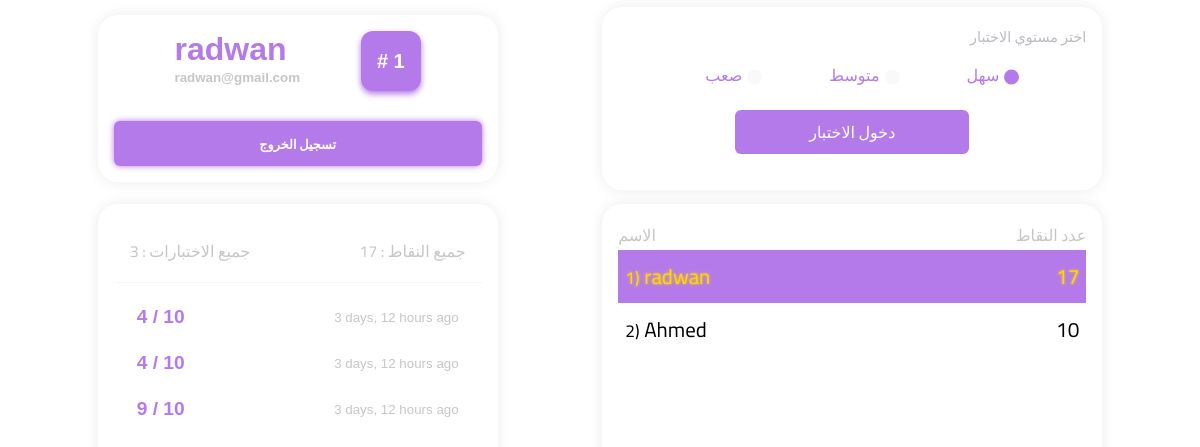
/profile/ (signed in), run on the app's committed database.
### app/models.py (models this page shows, shortened)
class Exam (models.Model) :
    user = models.ForeignKey(User,related_name='user_exam',on_delete=models.CASCADE)
    date = models.DateTimeField(auto_now_add=True)
    total_points = models.CharField(null=True,blank=True,max_length=100)

### app/views.py (the view)
# urls.py: path('profile/',views.profile,name='profile'),
@login_required
def profile (request) :
    ex = Exam.objects.filter(user=request.user).order_by('-date')
    l = Leaderboard.objects.get(user=request.user)
    context = {
        'exams':ex,
        'points':l.points,
        'rank':l.rank,
    }
    return render(request,'profile.html',context)

### templates/profile.html (shortened to what this page needs)
{% load static %}
<!DOCTYPE html>
<html lang="en">
<head>
    <link rel="stylesheet" href="{% static 'css/profie.css' %}">
</head>
<body>
    <div class="up">
        <div class="profile">
            <div class="data">
                <div class="l">
                    <h1>{{ request.user }}</h1>
                    <small>{{ request.user.email }}</small>
                </div>
                <div class="r">
                    <div class="b">
                        {% if rank == 'None' %}
                            <p># 0</p>
                        {% else %}
                            <p> # {{ rank }}</p>
                        {% endif %}
                    </div>
                </div>
            </div>
            <div class="btns">
                <a href="{% url 'logout' %}" style="width: 100%;">تسجيل الخروج</a>
            </div>
        </div>
        <div class="enterExam">
            <p>اختر مستوي الاختبار</p>
            <div class="levels">
                <div class="level on" id="easy">
                    <p>سهل</p>
                </div>
                <div class="level" id="med">
                    <p>متوسط</p>
                </div>
                <div class="level" id="hard">
                    <p>صعب</p>
                </div>
            </div>
            <a href="/exam/easy/" class="enter">دخول الاختبار</a>
        </div>
    </div>
    <div class="down">
        <div class="exams">
            <div class="bar">
                <p>جميع الاختبارات : {{ exams.count }}</p>
                <p>جميع النقاط : {{ points }}</p>
            </div>
            <div class="all">
                {% for exam in exams %}
                    <div class="e">
                        <p>{{ exam.total_points }}</p>
                        <small>{{ exam.date|timesince  }} ago</small>
                    </div>
                {% endfor %}
            </div>
        </div>
        <div class="board">
            <div class="top"><p>الاسم</p><p>عدد النقاط</p></div>
            <div class="users">
            </div>
        </div>
    </div>
</body>
</html>

### static/css/profie.css (style rules this page uses)
:root { --var-main-color : #B57AE9; --var-secend-color : #7A81E9; --var-grey-color : #BDB9C1; --var-input-color : #F2EEEE; --var-font:'Cairo',sans-serif; }
* { padding: 0; margin: 0; box-sizing: border-box; }
.up { position: relative; width: 100%; height: auto; display: flex; flex-wrap: wrap; justify-content: space-evenly; align-items: center; }
.profile { width: 400px; height: 100%; gap: 130; box-shadow: 0px 0px 14px #00000015; margin: 7px; border-radius: 20px; padding: 1rem; }
.enterExam { border-radius: 20px; box-shadow: 0px 0px 14px #00000015; margin: 7px; width: 500px; height: 100%; padding: 1rem; }
.data { width: 100%; display: flex; justify-content: space-evenly; }
.data h1 { font-family: sans-serif; color: var(--var-main-color); }
.data .l small { font-family: sans-serif; text-align: center; font-weight: bold; color: #c6c6c6; }
.data .b { min-width: 60px; padding: 7px; height: 60px; background-color: var(--var-main-color); border-radius: 12px; box-shadow: 0px 3px 6px #B57AE9; display: flex; justify-content: center; align-items: center; }
.data .b p { color: #fff; font-weight: bold; font-family: sans-serif; font-size: 20px; }
.btns { width: 100%; height: auto; display: flex; justify-content: space-between; align-items: center; margin-top: 30px; }
.btns a { text-decoration: none; font-size: 0.8rem; font-family: var(--var-font); background-color: var(--var-main-color); padding: 7px; color: #fff; border-radius: 6px; width: 150px; display: flex; justify-content: center; align-items: center; height: 45px; font-weight: bold; box-shadow: 0px 0px 6px #B57AE9; }
.enterExam > p { position: relative; width: 100%; font-size: 0.9rem; color: var(--var-grey-color); text-align: right; font-family: var(--var-font); }
.levels { position: relative; width: 100%; display: flex; justify-content: space-evenly; margin-top: 10px; flex-direction: row-reverse; }
.level { position: relative; cursor: pointer; }
.levels .level p { font-family: var(--var-font); color: var(--var-main-color) ; }
.levels .level::after { content: ""; position: absolute; width: 15px; height: 15px; border-radius: 50%; background-color: #f9f9f9; right: -20px; top: 55%; transform: translateY(-50%); transition: all 0.4s ease; }
.enterExam > a { text-decoration: none; display: flex; justify-content: center; align-items: center; width: 50%; margin: 20px auto; padding: 7px; font-family: var(--var-font); background-color: var(--var-main-color); color: #fff; border-radius: 6px; }
.level.on::after { background-color: var(--var-main-color); }
.down { position: relative; width: 100%; height: auto; display: flex; flex-wrap: wrap; justify-content: space-evenly; align-items: center; }
.down .exams { width: 400px; border-radius: 20px; box-shadow: 0px 0px 14px #00000015; margin: 7px; padding: 1rem; height: 400px; }
.down .board { border-radius: 20px; box-shadow: 0px 0px 14px #00000015; margin: 7px; padding: 1rem; width: 500px; height: 400px; }
.exams { position: relative; height: auto; }
.exams .bar { width: 100%; display: flex; justify-content: space-between; align-items: center; padding: 1rem; border-bottom: 1px solid #f6f6f6; }
.exams .bar p { font-family: var(--var-font); color: #c6c6c6; }
.all { height: 80%; overflow-y: auto; display: flex; flex-direction: column; gap: 10px; padding: 1rem; }
.all .e { display: flex; justify-content: space-between; align-items: center; padding: 7px; }
.all .e p { color: var(--var-main-color); font-size: 1.2rem; font-family: sans-serif; font-weight: bold; }
.e small { color: #c6c6c6; font-family: sans-serif; }
.top { position: relative; width: 100%; display: flex; justify-content: space-between; align-items: center; }
.top p { font-family: var(--var-font); color: #c6c6c6; }
.users { position: relative; width: 100%; height: 90%; overflow:auto; }

### data on the page
Exam: total_points "4 / 10", date "3 days, 12 hours"
Exam: total_points "4 / 10", date "3 days, 12 hours"
Exam: total_points "9 / 10", date "3 days, 12 hours"

### other printed values
{{ request.user }} "radwan"
{{ request.user.email }} "radwan@gmail.com"
{{ rank }} "1"
{{ exams.count }} "3"
{{ points }} "17"
